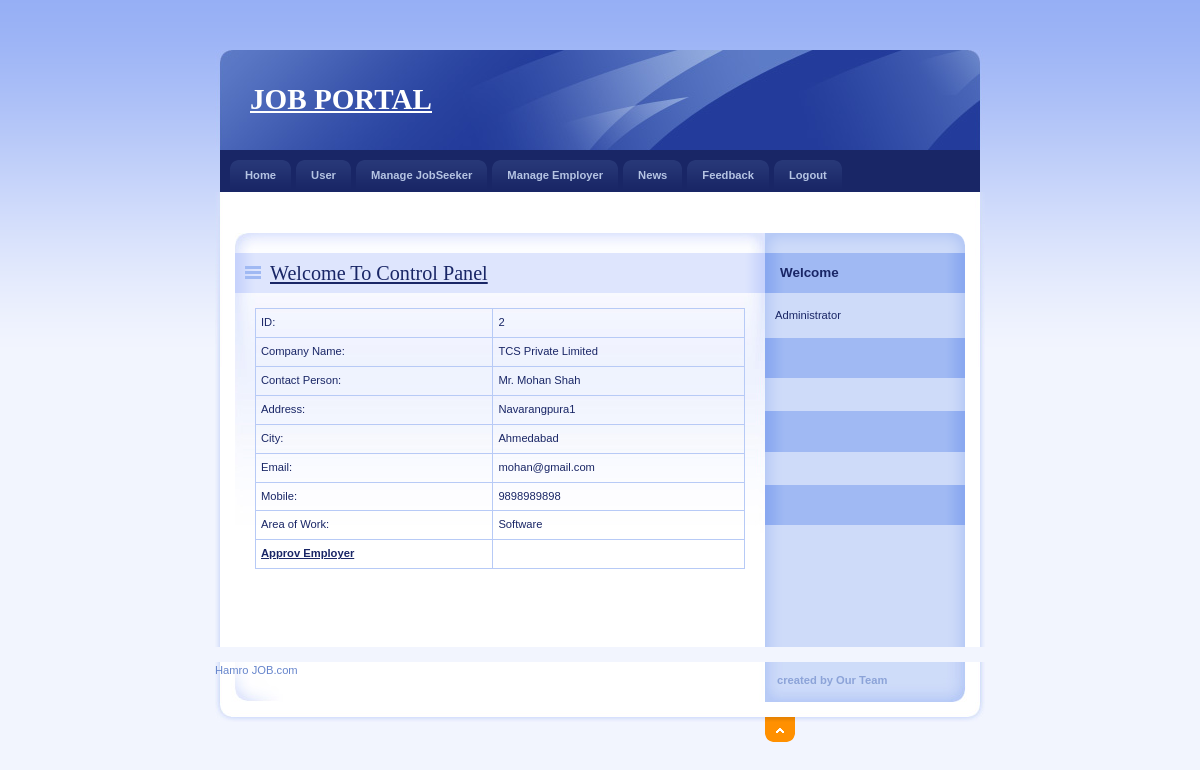
Before: /Admin/DetailEmp.php?EmpId=2 with the older database file.
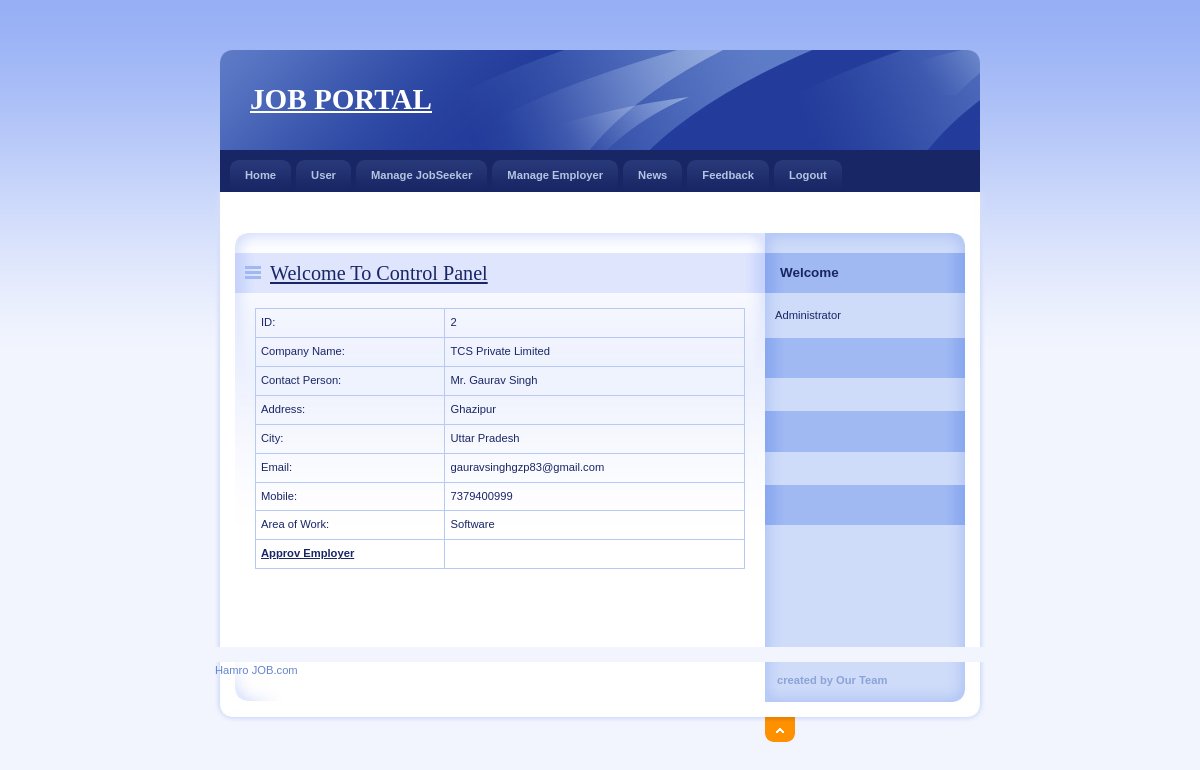
After: the same page with the newer database file.
### tables this page shows
CREATE TABLE IF NOT EXISTS `employer_reg` (
  `EmployerId` int(11) NOT NULL AUTO_INCREMENT,
  `CompanyName` varchar(20) NOT NULL,
  `ContactPerson` varchar(20) NOT NULL,
  `Address` varchar(100) NOT NULL,
  `City` varchar(20) NOT NULL,
  `Email` varchar(40) NOT NULL,
  `Mobile` bigint(20) NOT NULL,
  `Area_Work` varchar(40) NOT NULL,
  `Status` varchar(10) NOT NULL,
  `UserName` varchar(20) NOT NULL,
  `Password` varchar(20) NOT NULL,
  `Question` varchar(100) NOT NULL,
  `Answer` varchar(50) NOT NULL,
  PRIMARY KEY (`EmployerId`)
);

### Admin/DetailEmp.php (the view, shortened to what this page needs)
<!DOCTYPE html PUBLIC "-//W3C//DTD XHTML 1.0 Strict//EN" "http://www.w3.org/TR/xhtml1/DTD/xhtml1-strict.dtd">
<html xmlns="http://www.w3.org/1999/xhtml" xml:lang="cs" lang="cs">
<head>
    <link rel="stylesheet" media="screen,projection" type="text/css" href="./css/main.css" />
    <link rel="stylesheet" media="print" type="text/css" href="./css/print.css" />
    <link rel="stylesheet" media="aural" type="text/css" href="./css/aural.css" />
</head>
<body id="www-url-cz">
<div id="main" class="box">
<?php
include "Header.php"
?>
<?php
include "menu.php"
?>
    <div id="page" class="box">
    <div id="page-in" class="box">
        <div id="strip" class="box noprint">
            <p id="breadcrumbs">&nbsp;</p>
        </div>
        <div id="content">
            <div class="article">
              <h2><span><a href="#">Welcome To Control Panel</a></span></h2>
               <?php
$ID=$_GET['EmpId'];
$con = mysqli_connect("localhost","root","","job");
$sql = "select * from Employer_Reg where EmployerId ='".$ID."'  ";
$result = mysqli_query($con,$sql);
$row = mysqli_fetch_array($result)
?>
                <table width="100%" border="1" cellspacing="2" cellpadding="2">
                  <tr>
                    <td>ID:</td>
                    <td><?php echo $row['EmployerId'];?></td>
                  </tr>
                  <tr>
                    <td>Company Name:</td>
                    <td><?php echo $row['CompanyName'];?></td>
                  </tr>
                  <tr>
                    <td>Contact Person:</td>
                    <td><?php echo $row['ContactPerson'];?></td>
                  </tr>
                  <tr>
                    <td>Address:</td>
                    <td><?php echo $row['Address'];?></td>
                  </tr>
                  <tr>
                    <td>City:</td>
                    <td><?php echo $row['City'];?></td>
                  </tr>
                  <tr>
                    <td>Email:</td>
                    <td><?php echo $row['Email'];?></td>
                  </tr>
                  <tr>
                    <td>Mobile:</td>
                    <td><?php echo $row['Mobile'];?></td>
                  </tr>
                  <tr>
                    <td>Area of Work:</td>
                    <td><?php echo $row['Area_Work'];?></td>
                  </tr>
                  <tr>
                    <td><strong><a href="ApprovEmp.php?EmpId=<?php echo $row['EmployerId'];?>">Approv Employer</a></strong></td>
                    <td>&nbsp;</td>
                  </tr>
                </table>
              <p class="btn-more box noprint">&nbsp;</p>
          </div>
        </div>
<?php
include "right.php"
?>
    </div>
    </div>
<?php
include "footer.php"
?>
</div>
</body>
</html>

### Admin/Header.php (shortened to what this page needs)
<div id="header">
    <h1 id="logo"><a href="" title=""><strong>JOB PORTAL</strong><span></span></a></h1>
</div>

### Admin/menu.php (shortened to what this page needs)
<div id="tabs" class="noprint">
       <ul class="box">
           <li><a href="index.php">Home<span class="tab-l"></span><span class="tab-r"></span></a></li>
           <li><a href="User.php">User<span class="tab-l"></span><span class="tab-r"></span></a></li>
           <li><a href="ManageJob.php">Manage JobSeeker<span class="tab-l"></span><span class="tab-r"></span></a></li>
           <li><a href="ManageEmployer.php">Manage Employer<span class="tab-l"></span><span class="tab-r"></span></a></li>
           <li><a href="News.php">News<span class="tab-l"></span><span class="tab-r"></span></a></li>
           <li><a href="Feedback.php">Feedback<span class="tab-l"></span><span class="tab-r"></span></a></li>
           <li><a href="session_destroy.php">Logout<span class="tab-l"></span><span class="tab-r"></span></a></li>
       </ul>
</div>

### Admin/right.php (shortened to what this page needs)
<div id="col" class="noprint">
            <div id="col-in">
                <h3>Welcome</h3>
                <div id="about-me">
                    <p>Administrator<br />
                    </p>
              </div>
                <h3 >&nbsp;</h3>
              <br/>
                <h3>&nbsp;</h3>
                <br/>
                <h3>&nbsp;</h3>
<br/>
          </div>
</div>

### Admin/footer.php (shortened to what this page needs)
  <div id="footer">
      <div id="top" class="noprint"><p><span class="noscreen">Back on top</span> <a href="#header" title="Back on top ^">^<span></span></a></p></div>
      <p class="style1" id="createdby">created by Our Team
      </p>
      <p>Hamro JOB.com</p>
</div>

### Admin/css/main.css (style rules this page uses)
* { min-height:1px; }
body { border:0; margin:0; padding:0; background:#F2F5FE url("../design/bg.gif") 0 0 repeat-x; font:70%/160% "verdana",sans-serif; color:#192666; _text-align:center; }
a { color:#192666; }
p { border:0; margin:15px 0; padding:0; }
div { display:block; border:0; margin:0; padding:0; }
h1, h2, h3, h4, h5 { border:0; margin:15px 0 10px 0; padding:0; font-weight:bold; }
h1 { font-size:260%; line-height:100%; font-family:"georgia",serif; font-weight:normal; }
h2 { font-size:180%; line-height:100%; font-family:"georgia",serif; font-weight:normal; }
h3 { font-size:120%; line-height:100%; font-weight:bold; }
table { display:table; border-collapse:collapse; margin:15px 0; padding:0; border:1px solid #B7CAF6; font-size:100%; }
tr { display:table-row; }
th, td { display: table-cell; border:1px solid #B7CAF6; margin:0; padding:5px; vertical-align:top; text-align:left; }
ul, ol { display:block; border:0; margin:15px 0 15px 40px; padding:0; }
li { display:list-item; border:0; margin:0; padding:0; _height:1px; }
a, img, span { border:0; margin:0; padding:0; }
strong, .strong { font-weight:bold; }
.box { min-height:1px; _height:1px; }
.box:after { content:"."; display:block; line-height:0px; font-size:0px; visibility:hidden; clear:both; }
#main { width:770px; margin:50px auto 0 auto; _text-align:left; }
#header { position:relative; width:770px; height:100px; margin:0; padding:0; background:#233C9B url("../design/header.jpg") 0 0 no-repeat; color:#FFF; }
#header #logo { position:absolute; top:35px; left:35px; margin:0; }
#header #logo a { color:#FFF; }
#tabs { background:#192666; margin:0 5px; padding:10px 0 0 0; _height:1px; }
#tabs ul { margin:0 10px; padding:0; list-style:none; }
#tabs ul li { margin:0 5px 0 0; padding:0; float:left; }
#tabs ul li a { display:block; position:relative; padding:7px 15px; border:0; background:url("../design/tab_link.gif") 0 0 repeat-x; color:#B5C4E3; font-weight:bold; text-decoration:none; cursor:pointer; }
#tabs ul li a span.tab-l, #tabs ul li a:hover span.tab-l { position:absolute; top:0; left:0; _left:-15px; width:8px; height:8px; background:url("../design/tab_link_l.gif") 0 0 no-repeat; }
#tabs ul li a span.tab-r, #tabs ul li a:hover span.tab-r { position:absolute; top:0; right:0; _right:-1px; width:8px; height:8px; background:url("../design/tab_link_r.gif") 100% 0 no-repeat; }
#page { width:770px; min-height:1px; background:#FFF url("../design/bg_page.gif") 0 0 repeat-y; _height:1px; }
#page-in { min-height:1px; padding:10px 0; background:url("../design/bg_page_in.jpg") 0 0 no-repeat; _height:1px; }
#strip { position:relative; clear:both; padding:3px 20px 10px 20px; color:#6182D1; }
#strip p { margin:0; }
#strip #breadcrumbs { width:520px; margin:0; padding:0; }
#content { float:left; width:530px; _width:550px; margin:0; padding:0 0 0 20px; }
#content .article { clear:both; margin:0; padding:20px; background:url("../design/content_article_bg.jpg") 0 0 no-repeat; }
#content .article h2 { margin:0 -20px; padding:10px; background:#DEE5FD url("../design/content_title_bg.gif") 0 0 repeat-y; color:#192666; }
#content .article h2 span { background:url("../design/ico_list.gif") 0 50% no-repeat; padding-left:25px; }
#content .article p { text-align:justify; }
#content .btn-more { margin:0 0 15px 0; padding:0; border:0; position:relative; }
#col { float:left; width:200px; margin:0; padding:0; background:#CEDBF9 url("../design/col_bg.gif") 0 0 repeat-y; }
#col-in { padding:20px 10px; background:url("../design/col_top.gif") 0 0 no-repeat; }
#col h3 { padding:13px 15px 14px 15px; margin:0 -10px 15px -10px; background:#A0B9F3 url("../design/col_title_bg.gif") 0 0 repeat-y; color:#192666; }
#col #about-me { margin-bottom:15px; line-height:130%; }
#col #about-me p { margin:0; }
#footer { position:relative; clear:both; width:770px; height:60px; margin-bottom:50px; background:url("../design/footer.jpg") 0 0 no-repeat; color:#6685CC; }
#footer a { color:#6685CC; }
#top { position:absolute; top:55px; left:550px; }
#top p { position:relative; width:30px; height:25px; margin:0; overflow:hidden; }
#top p span { display:block; position:absolute; left:0; top:0; z-index:1; width:30px; height:25px; background:url("../design/ico_top.gif") 0 0 no-repeat; cursor:pointer; }
#createdby { position:absolute; top:10px; left:562px; margin:0; color:#8CA3D8; width: 174px; }

Changed rows visible on the page:
changed employer_reg "TCS Private Limited": ContactPerson "Mr. Mohan Shah" → "Mr. Gaurav Singh"; Address "Navarangpura1" → "Ghazipur"; City "Ahmedabad" → "Uttar Pradesh"; Email "mohan@gmail.com" → "gauravsinghgzp83@gmail.com"; Mobile "9898989898" → "7379400999"
